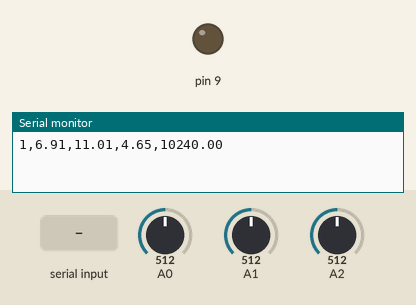
A sketch run on a simulated Arduino Uno, built with avr-gcc and run on an emulated ATmega328P. Parts: output pins drawn as LEDs (lit = HIGH), the last lines printed to the serial monitor. Inputs (shaded band) come from the test bench; at power-on: A0 = 512, A1 = 512, A2 = 512.

Above: at 1.2 s.
1.3 s: "OVI" received over Serial
At 2.8 s:
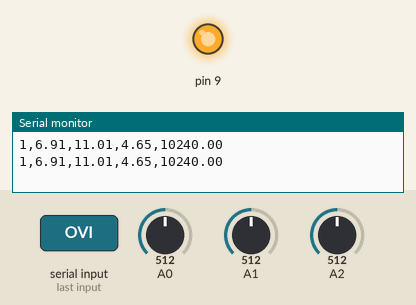
3.8 s: "OVO" received over Serial
At 5.9 s:
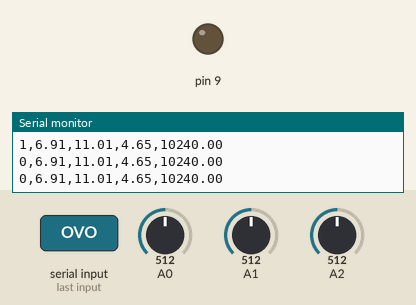
Timing chart, 0 to 7.4 s (numbered marks = the images above; inputs shaded):
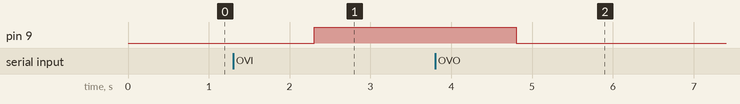

The sketch:

E344_23142251_A8_code.ino
```cpp
// Tasin Ul Islam
// 23142251


float SupplyVoltage=0;

float BatteryVoltage=0;

float BatteryCurrent=0;

float Ambient=0;

bool OverchargeStatus = true;
String changeStatus="";

// the setup routine runs once when you press reset:

void setup() {
// initialize serial communication at 9600 bits per second:

Serial.begin (9600);

pinMode (9, OUTPUT);
}

// the loop routine runs over and over again forever:

void loop(){

// send data only when you receive data:

// read the incoming byte:
changeStatus = Serial.readString();

if (changeStatus == "OVI") {

OverchargeStatus= true;

digitalWrite (9, HIGH);
}
if (changeStatus == "OVO") {
OverchargeStatus= false;

digitalWrite (9, LOW);
}
Serial.print (OverchargeStatus);

Serial.print(",");


// read the input on analog pin 0:

// Convert the analog reading (which goes from 01023) to a voltage (0-5V) ADC:

float BatteryVoltage = 2* (((analogRead(0)*5.0)/(1023.0*3.88)) + 2.8125);


Serial.print (BatteryVoltage);

Serial.print(",");


// Convert, the analog reading (which goes from 01023) to a voltage (0 - 5V) ADC:

float SupplyVoltage = analogRead (2)* (22.0/ 1023.0);


Serial.print (SupplyVoltage);

Serial.print(",");


// Convert the analog reading (which goes from 0-1023) to a voltage (-150 450mA) ADC:
float BatteryCurrent =(((analogRead (1)* 50)/1023.0)-1.75)/ (50*0.1);


Serial.print (BatteryCurrent);

Serial.print(",");


// Convert the analog reading (which goes from 0-1023) to a voltage (-150 - 450mA) ADC:
float Ambient = analogRead(10)*20;

Serial.println (Ambient);


}
```

Measured:
- after the input at 1.3 s, pin 9: LOW → HIGH after 1.0 s
- after the input at 3.8 s, pin 9: HIGH → LOW after 1.0 s
